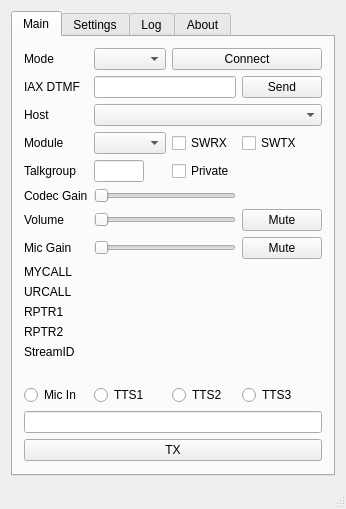
<?xml version="1.0" encoding="UTF-8"?>
<ui version="4.0">
 <class>DudeStar</class>
 <widget class="QMainWindow" name="DudeStar">
  <property name="geometry">
   <rect>
    <x>0</x>
    <y>0</y>
    <width>346</width>
    <height>471</height>
   </rect>
  </property>
  <property name="windowTitle">
   <string>DUDE-Star</string>
  </property>
  <property name="windowIcon">
   <iconset resource="dudestar.qrc">
    <normaloff>:/images/dudestar.png</normaloff>:/images/dudestar.png</iconset>
  </property>
  <widget class="QWidget" name="centralWidget">
   <layout class="QGridLayout" name="gridLayout_5">
    <item row="0" column="0">
     <widget class="QTabWidget" name="tabWidget">
      <property name="currentIndex">
       <number>0</number>
      </property>
      <widget class="QWidget" name="tabMain">
       <property name="sizePolicy">
        <sizepolicy hsizetype="Preferred" vsizetype="Fixed">
         <horstretch>0</horstretch>
         <verstretch>0</verstretch>
        </sizepolicy>
       </property>
       <attribute name="title">
        <string>Main</string>
       </attribute>
       <layout class="QGridLayout" name="gridLayout">
        <item row="9" column="1">
         <widget class="QLabel" name="micLabel">
          <property name="sizePolicy">
           <sizepolicy hsizetype="Preferred" vsizetype="Fixed">
            <horstretch>0</horstretch>
            <verstretch>0</verstretch>
           </sizepolicy>
          </property>
          <property name="text">
           <string>Mic Gain</string>
          </property>
         </widget>
        </item>
        <item row="6" column="4">
         <layout class="QHBoxLayout" name="horizontalLayout">
          <item>
           <widget class="QLabel" name="labelCodecGain">
            <property name="text">
             <string/>
            </property>
           </widget>
          </item>
         </layout>
        </item>
        <item row="16" column="2">
         <widget class="QRadioButton" name="radioTTS1">
          <property name="text">
           <string>TTS1</string>
          </property>
         </widget>
        </item>
        <item row="3" column="2">
         <widget class="QComboBox" name="comboModule"/>
        </item>
        <item row="2" column="2" colspan="3">
         <widget class="QComboBox" name="comboHost"/>
        </item>
        <item row="12" column="1">
         <widget class="QLabel" name="label3">
          <property name="sizePolicy">
           <sizepolicy hsizetype="Preferred" vsizetype="Fixed">
            <horstretch>0</horstretch>
            <verstretch>0</verstretch>
           </sizepolicy>
          </property>
          <property name="text">
           <string>RPTR1</string>
          </property>
         </widget>
        </item>
        <item row="10" column="2" colspan="3">
         <widget class="QLabel" name="data1">
          <property name="sizePolicy">
           <sizepolicy hsizetype="Preferred" vsizetype="Fixed">
            <horstretch>0</horstretch>
            <verstretch>0</verstretch>
           </sizepolicy>
          </property>
          <property name="text">
           <string/>
          </property>
         </widget>
        </item>
        <item row="9" column="4">
         <widget class="QPushButton" name="pushMicMute">
          <property name="text">
           <string>Mute</string>
          </property>
         </widget>
        </item>
        <item row="8" column="2" colspan="2">
         <widget class="QSlider" name="sliderVolume">
          <property name="toolTip">
           <string>Codec output gain adjust.  This is not an audio device volume control.  0 = no adjustment to codec output.</string>
          </property>
          <property name="orientation">
           <enum>Qt::Horizontal</enum>
          </property>
          <property name="tickPosition">
           <enum>QSlider::NoTicks</enum>
          </property>
         </widget>
        </item>
        <item row="16" column="3">
         <widget class="QRadioButton" name="radioTTS2">
          <property name="text">
           <string>TTS2</string>
          </property>
         </widget>
        </item>
        <item row="0" column="1">
         <widget class="QLabel" name="labelMode">
          <property name="text">
           <string>Mode</string>
          </property>
         </widget>
        </item>
        <item row="6" column="2" colspan="2">
         <widget class="QSlider" name="sliderCodecGain">
          <property name="orientation">
           <enum>Qt::Horizontal</enum>
          </property>
         </widget>
        </item>
        <item row="0" column="3" colspan="2">
         <widget class="QPushButton" name="pushConnect">
          <property name="text">
           <string>Connect</string>
          </property>
         </widget>
        </item>
        <item row="16" column="1">
         <widget class="QRadioButton" name="radioMic">
          <property name="text">
           <string>Mic In</string>
          </property>
         </widget>
        </item>
        <item row="17" column="1" colspan="4">
         <widget class="QLineEdit" name="editTTSTXT"/>
        </item>
        <item row="15" column="1">
         <widget class="QLabel" name="label6">
          <property name="sizePolicy">
           <sizepolicy hsizetype="Preferred" vsizetype="Fixed">
            <horstretch>0</horstretch>
            <verstretch>0</verstretch>
           </sizepolicy>
          </property>
          <property name="text">
           <string/>
          </property>
         </widget>
        </item>
        <item row="8" column="1">
         <widget class="QLabel" name="labelVolume">
          <property name="sizePolicy">
           <sizepolicy hsizetype="Fixed" vsizetype="Fixed">
            <horstretch>0</horstretch>
            <verstretch>0</verstretch>
           </sizepolicy>
          </property>
          <property name="text">
           <string>Volume</string>
          </property>
         </widget>
        </item>
        <item row="13" column="2" colspan="3">
         <widget class="QLabel" name="data4">
          <property name="sizePolicy">
           <sizepolicy hsizetype="Preferred" vsizetype="Fixed">
            <horstretch>0</horstretch>
            <verstretch>0</verstretch>
           </sizepolicy>
          </property>
          <property name="text">
           <string/>
          </property>
         </widget>
        </item>
        <item row="4" column="3">
         <widget class="QCheckBox" name="checkPrivate">
          <property name="text">
           <string>Private</string>
          </property>
         </widget>
        </item>
        <item row="10" column="1">
         <widget class="QLabel" name="label1">
          <property name="sizePolicy">
           <sizepolicy hsizetype="Preferred" vsizetype="Fixed">
            <horstretch>0</horstretch>
            <verstretch>0</verstretch>
           </sizepolicy>
          </property>
          <property name="text">
           <string>MYCALL</string>
          </property>
         </widget>
        </item>
        <item row="3" column="3">
         <widget class="QCheckBox" name="checkSWRX">
          <property name="text">
           <string>SWRX</string>
          </property>
         </widget>
        </item>
        <item row="3" column="1">
         <widget class="QLabel" name="labelModule">
          <property name="text">
           <string>Module</string>
          </property>
         </widget>
        </item>
        <item row="16" column="4">
         <widget class="QRadioButton" name="radioTTS3">
          <property name="text">
           <string>TTS3</string>
          </property>
         </widget>
        </item>
        <item row="2" column="1">
         <widget class="QLabel" name="labelHost">
          <property name="text">
           <string>Host</string>
          </property>
         </widget>
        </item>
        <item row="9" column="2" colspan="2">
         <widget class="QSlider" name="sliderMic">
          <property name="toolTip">
           <string>Audio capture device gain adjust .</string>
          </property>
          <property name="orientation">
           <enum>Qt::Horizontal</enum>
          </property>
         </widget>
        </item>
        <item row="4" column="1">
         <widget class="QLabel" name="labelTalkgroup">
          <property name="sizePolicy">
           <sizepolicy hsizetype="Preferred" vsizetype="Fixed">
            <horstretch>0</horstretch>
            <verstretch>0</verstretch>
           </sizepolicy>
          </property>
          <property name="text">
           <string>Talkgroup</string>
          </property>
         </widget>
        </item>
        <item row="8" column="4">
         <widget class="QPushButton" name="pushVolMute">
          <property name="text">
           <string>Mute</string>
          </property>
         </widget>
        </item>
        <item row="6" column="1">
         <widget class="QLabel" name="label">
          <property name="text">
           <string>Codec Gain</string>
          </property>
         </widget>
        </item>
        <item row="3" column="4">
         <widget class="QCheckBox" name="checkSWTX">
          <property name="sizePolicy">
           <sizepolicy hsizetype="Preferred" vsizetype="Fixed">
            <horstretch>0</horstretch>
            <verstretch>0</verstretch>
           </sizepolicy>
          </property>
          <property name="text">
           <string>SWTX</string>
          </property>
         </widget>
        </item>
        <item row="18" column="1" colspan="4">
         <widget class="QPushButton" name="pushTX">
          <property name="text">
           <string>TX</string>
          </property>
         </widget>
        </item>
        <item row="13" column="1">
         <widget class="QLabel" name="label4">
          <property name="sizePolicy">
           <sizepolicy hsizetype="Preferred" vsizetype="Fixed">
            <horstretch>0</horstretch>
            <verstretch>0</verstretch>
           </sizepolicy>
          </property>
          <property name="text">
           <string>RPTR2</string>
          </property>
         </widget>
        </item>
        <item row="4" column="2">
         <widget class="QLineEdit" name="editTG">
          <property name="maximumSize">
           <size>
            <width>50</width>
            <height>16777215</height>
           </size>
          </property>
         </widget>
        </item>
        <item row="11" column="2" colspan="3">
         <widget class="QLabel" name="data2">
          <property name="sizePolicy">
           <sizepolicy hsizetype="Preferred" vsizetype="Fixed">
            <horstretch>0</horstretch>
            <verstretch>0</verstretch>
           </sizepolicy>
          </property>
          <property name="text">
           <string/>
          </property>
         </widget>
        </item>
        <item row="11" column="1">
         <widget class="QLabel" name="label2">
          <property name="sizePolicy">
           <sizepolicy hsizetype="Preferred" vsizetype="Fixed">
            <horstretch>0</horstretch>
            <verstretch>0</verstretch>
           </sizepolicy>
          </property>
          <property name="text">
           <string>URCALL</string>
          </property>
         </widget>
        </item>
        <item row="14" column="1">
         <widget class="QLabel" name="label5">
          <property name="sizePolicy">
           <sizepolicy hsizetype="Preferred" vsizetype="Fixed">
            <horstretch>0</horstretch>
            <verstretch>0</verstretch>
           </sizepolicy>
          </property>
          <property name="text">
           <string>StreamID</string>
          </property>
         </widget>
        </item>
        <item row="14" column="2" colspan="3">
         <widget class="QLabel" name="data5">
          <property name="sizePolicy">
           <sizepolicy hsizetype="Preferred" vsizetype="Fixed">
            <horstretch>0</horstretch>
            <verstretch>0</verstretch>
           </sizepolicy>
          </property>
          <property name="text">
           <string/>
          </property>
         </widget>
        </item>
        <item row="12" column="2" colspan="3">
         <widget class="QLabel" name="data3">
          <property name="sizePolicy">
           <sizepolicy hsizetype="Preferred" vsizetype="Fixed">
            <horstretch>0</horstretch>
            <verstretch>0</verstretch>
           </sizepolicy>
          </property>
          <property name="text">
           <string/>
          </property>
         </widget>
        </item>
        <item row="15" column="2" colspan="3">
         <widget class="QLabel" name="data6">
          <property name="sizePolicy">
           <sizepolicy hsizetype="Preferred" vsizetype="Fixed">
            <horstretch>0</horstretch>
            <verstretch>0</verstretch>
           </sizepolicy>
          </property>
          <property name="text">
           <string/>
          </property>
         </widget>
        </item>
        <item row="5" column="1" colspan="4">
         <layout class="QHBoxLayout" name="levelmeterLayout">
          <property name="spacing">
           <number>2</number>
          </property>
         </layout>
        </item>
        <item row="0" column="2">
         <widget class="QComboBox" name="comboMode"/>
        </item>
        <item row="1" column="1">
         <widget class="QLabel" name="labelIAXDTMF">
          <property name="text">
           <string>IAX DTMF</string>
          </property>
         </widget>
        </item>
        <item row="1" column="2" colspan="2">
         <widget class="QLineEdit" name="editIAXDTMF"/>
        </item>
        <item row="1" column="4">
         <widget class="QPushButton" name="pushIAXDTMF">
          <property name="text">
           <string>Send</string>
          </property>
         </widget>
        </item>
       </layout>
      </widget>
      <widget class="QWidget" name="settingsTab">
       <attribute name="title">
        <string>Settings</string>
       </attribute>
       <layout class="QGridLayout" name="gridLayout_3">
        <item row="1" column="0">
         <widget class="QScrollArea" name="scrollArea">
          <property name="horizontalScrollBarPolicy">
           <enum>Qt::ScrollBarAlwaysOff</enum>
          </property>
          <property name="widgetResizable">
           <bool>true</bool>
          </property>
          <widget class="QWidget" name="scrollAreaWidgetContents">
           <property name="geometry">
            <rect>
             <x>0</x>
             <y>0</y>
             <width>303</width>
             <height>704</height>
            </rect>
           </property>
           <layout class="QGridLayout" name="gridLayout_4">
            <item row="27" column="0" colspan="4">
             <widget class="Line" name="line_4">
              <property name="orientation">
               <enum>Qt::Horizontal</enum>
              </property>
             </widget>
            </item>
            <item row="12" column="0">
             <widget class="QLabel" name="labelDesc">
              <property name="text">
               <string>Description</string>
              </property>
             </widget>
            </item>
            <item row="18" column="0">
             <widget class="QLabel" name="labelUTTX">
              <property name="text">
               <string>User txt</string>
              </property>
             </widget>
            </item>
            <item row="19" column="0">
             <widget class="QLabel" name="labelM17Settings">
              <property name="font">
               <font>
                <weight>75</weight>
                <bold>true</bold>
               </font>
              </property>
              <property name="text">
               <string>M17 Settings</string>
              </property>
             </widget>
            </item>
            <item row="8" column="0">
             <widget class="QLabel" name="labelCC">
              <property name="text">
               <string>ColorCode</string>
              </property>
             </widget>
            </item>
            <item row="17" column="0">
             <widget class="QLabel" name="labelR1TX">
              <property name="text">
               <string>RPTR1</string>
              </property>
             </widget>
            </item>
            <item row="21" column="1" colspan="3">
             <widget class="Line" name="line_5">
              <property name="orientation">
               <enum>Qt::Horizontal</enum>
              </property>
             </widget>
            </item>
            <item row="12" column="1" colspan="2">
             <widget class="QLineEdit" name="editDesc"/>
            </item>
            <item row="6" column="0">
             <widget class="QLabel" name="labelDMRID">
              <property name="text">
               <string>DMR ID</string>
              </property>
             </widget>
            </item>
            <item row="24" column="0">
             <widget class="QLabel" name="labelIAXNode">
              <property name="text">
               <string>Node[@context]</string>
              </property>
             </widget>
            </item>
            <item row="20" column="0">
             <widget class="QRadioButton" name="radioButtonM173200">
              <property name="text">
               <string>3200 Voice</string>
              </property>
             </widget>
            </item>
            <item row="22" column="1" colspan="2">
             <widget class="QLineEdit" name="editIAXUsername"/>
            </item>
            <item row="5" column="0">
             <widget class="QLabel" name="labelDMRSettings">
              <property name="font">
               <font>
                <weight>75</weight>
                <bold>true</bold>
               </font>
              </property>
              <property name="text">
               <string>DMR Settings</string>
              </property>
             </widget>
            </item>
            <item row="16" column="2">
             <widget class="QLabel" name="labelURTX">
              <property name="maximumSize">
               <size>
                <width>60</width>
                <height>16777215</height>
               </size>
              </property>
              <property name="text">
               <string>URCALL</string>
              </property>
             </widget>
            </item>
            <item row="0" column="0">
             <widget class="QLabel" name="labelVocoder">
              <property name="text">
               <string>Vocoder</string>
              </property>
             </widget>
            </item>
            <item row="4" column="0">
             <widget class="QLabel" name="labelCallsign">
              <property name="text">
               <string>Callsign</string>
              </property>
             </widget>
            </item>
            <item row="13" column="1" colspan="3">
             <widget class="QLineEdit" name="editDMROptions"/>
            </item>
            <item row="25" column="0">
             <widget class="QLabel" name="labelIAXHost">
              <property name="text">
               <string>Host</string>
              </property>
             </widget>
            </item>
            <item row="10" column="1" colspan="2">
             <widget class="QLineEdit" name="editLong"/>
            </item>
            <item row="13" column="0">
             <widget class="QLabel" name="labelDMROptions">
              <property name="text">
               <string>DMR+ options</string>
              </property>
             </widget>
            </item>
            <item row="18" column="1" colspan="3">
             <widget class="QLineEdit" name="editUserTxt"/>
            </item>
            <item row="11" column="0">
             <widget class="QLabel" name="labelLocation">
              <property name="text">
               <string>Location</string>
              </property>
             </widget>
            </item>
            <item row="2" column="0">
             <widget class="QLabel" name="labelCapture">
              <property name="text">
               <string>Capture device</string>
              </property>
             </widget>
            </item>
            <item row="16" column="0">
             <widget class="QLabel" name="labelMCTX">
              <property name="text">
               <string>MYCALL</string>
              </property>
             </widget>
            </item>
            <item row="9" column="1" colspan="2">
             <widget class="QLineEdit" name="editLat"/>
            </item>
            <item row="17" column="2">
             <widget class="QLabel" name="labelR2TX">
              <property name="maximumSize">
               <size>
                <width>60</width>
                <height>16777215</height>
               </size>
              </property>
              <property name="text">
               <string>RPTR2</string>
              </property>
             </widget>
            </item>
            <item row="2" column="1" colspan="3">
             <widget class="QComboBox" name="comboCapture"/>
            </item>
            <item row="14" column="0" colspan="3">
             <widget class="QCheckBox" name="checkDMROptions">
              <property name="text">
               <string>Send DMR+ options on connect</string>
              </property>
             </widget>
            </item>
            <item row="16" column="1">
             <widget class="QLineEdit" name="editMYCALL">
              <property name="maximumSize">
               <size>
                <width>16777215</width>
                <height>16777215</height>
               </size>
              </property>
              <property name="text">
               <string/>
              </property>
             </widget>
            </item>
            <item row="23" column="0">
             <widget class="QLabel" name="labelIAXPasseord">
              <property name="text">
               <string>Password</string>
              </property>
             </widget>
            </item>
            <item row="17" column="1">
             <widget class="QLineEdit" name="editRPTR1">
              <property name="maximumSize">
               <size>
                <width>16777215</width>
                <height>16777215</height>
               </size>
              </property>
             </widget>
            </item>
            <item row="8" column="2">
             <widget class="QLabel" name="labelSlot">
              <property name="maximumSize">
               <size>
                <width>60</width>
                <height>16777215</height>
               </size>
              </property>
              <property name="text">
               <string>Slot</string>
              </property>
             </widget>
            </item>
            <item row="24" column="1" colspan="2">
             <widget class="QLineEdit" name="editIAXNode">
              <property name="toolTip">
               <string extracomment="default context = iax-client">default context = iax-client</string>
              </property>
             </widget>
            </item>
            <item row="6" column="1">
             <widget class="QLineEdit" name="editDMRID">
              <property name="maximumSize">
               <size>
                <width>16777215</width>
                <height>16777215</height>
               </size>
              </property>
             </widget>
            </item>
            <item row="4" column="1">
             <widget class="QLineEdit" name="editCallsign">
              <property name="maximumSize">
               <size>
                <width>16777215</width>
                <height>16777215</height>
               </size>
              </property>
             </widget>
            </item>
            <item row="11" column="1" colspan="2">
             <widget class="QLineEdit" name="editLocation"/>
            </item>
            <item row="1" column="0">
             <widget class="QLabel" name="labelPlayback">
              <property name="maximumSize">
               <size>
                <width>125</width>
                <height>16777215</height>
               </size>
              </property>
              <property name="text">
               <string>Playback device</string>
              </property>
             </widget>
            </item>
            <item row="8" column="3">
             <widget class="QComboBox" name="comboSlot">
              <property name="maximumSize">
               <size>
                <width>60</width>
                <height>16777215</height>
               </size>
              </property>
             </widget>
            </item>
            <item row="7" column="2" colspan="2">
             <widget class="QLineEdit" name="editPassword">
              <property name="echoMode">
               <enum>QLineEdit::Password</enum>
              </property>
             </widget>
            </item>
            <item row="15" column="0">
             <widget class="QLabel" name="labelDSTARSettings">
              <property name="font">
               <font>
                <weight>75</weight>
                <bold>true</bold>
               </font>
              </property>
              <property name="text">
               <string>DSTAR Settings</string>
              </property>
             </widget>
            </item>
            <item row="6" column="2">
             <widget class="QLabel" name="labelESSID">
              <property name="maximumSize">
               <size>
                <width>60</width>
                <height>16777215</height>
               </size>
              </property>
              <property name="text">
               <string>ESSID</string>
              </property>
             </widget>
            </item>
            <item row="19" column="1" colspan="3">
             <widget class="Line" name="line_2">
              <property name="orientation">
               <enum>Qt::Horizontal</enum>
              </property>
             </widget>
            </item>
            <item row="0" column="1" colspan="3">
             <widget class="QComboBox" name="comboVocoder"/>
            </item>
            <item row="1" column="1" colspan="3">
             <widget class="QComboBox" name="comboPlayback"/>
            </item>
            <item row="8" column="1">
             <widget class="QComboBox" name="comboCC">
              <property name="maximumSize">
               <size>
                <width>60</width>
                <height>16777215</height>
               </size>
              </property>
             </widget>
            </item>
            <item row="5" column="1" colspan="3">
             <widget class="Line" name="line">
              <property name="orientation">
               <enum>Qt::Horizontal</enum>
              </property>
             </widget>
            </item>
            <item row="16" column="3">
             <widget class="QLineEdit" name="editURCALL">
              <property name="maximumSize">
               <size>
                <width>16777215</width>
                <height>16777215</height>
               </size>
              </property>
             </widget>
            </item>
            <item row="15" column="1" colspan="3">
             <widget class="Line" name="line_3">
              <property name="orientation">
               <enum>Qt::Horizontal</enum>
              </property>
             </widget>
            </item>
            <item row="17" column="3">
             <widget class="QLineEdit" name="editRPTR2">
              <property name="maximumSize">
               <size>
                <width>16777215</width>
                <height>16777215</height>
               </size>
              </property>
              <property name="text">
               <string/>
              </property>
             </widget>
            </item>
            <item row="6" column="3">
             <widget class="QComboBox" name="comboESSID">
              <property name="maximumSize">
               <size>
                <width>60</width>
                <height>16777215</height>
               </size>
              </property>
             </widget>
            </item>
            <item row="25" column="1" colspan="2">
             <widget class="QLineEdit" name="editIAXHost">
              <property name="toolTip">
               <string>default port = 4569</string>
              </property>
             </widget>
            </item>
            <item row="9" column="0">
             <widget class="QLabel" name="labelLat">
              <property name="text">
               <string>Latitude</string>
              </property>
             </widget>
            </item>
            <item row="7" column="0" colspan="2">
             <widget class="QLabel" name="labelPassword">
              <property name="text">
               <string>DMR Hotspot security password</string>
              </property>
             </widget>
            </item>
            <item row="23" column="1" colspan="2">
             <widget class="QLineEdit" name="editIAXPassword">
              <property name="echoMode">
               <enum>QLineEdit::Password</enum>
              </property>
             </widget>
            </item>
            <item row="10" column="0">
             <widget class="QLabel" name="labelLong">
              <property name="text">
               <string>Longitude</string>
              </property>
             </widget>
            </item>
            <item row="22" column="0">
             <widget class="QLabel" name="labelIAXUser">
              <property name="text">
               <string>Username</string>
              </property>
             </widget>
            </item>
            <item row="20" column="1" colspan="2">
             <widget class="QRadioButton" name="radioButtonM171600">
              <property name="text">
               <string>1600 Voice / Data</string>
              </property>
             </widget>
            </item>
            <item row="21" column="0">
             <widget class="QLabel" name="labelIAXSettings">
              <property name="font">
               <font>
                <weight>75</weight>
                <bold>true</bold>
               </font>
              </property>
              <property name="text">
               <string>IAX Settings</string>
              </property>
             </widget>
            </item>
            <item row="26" column="0">
             <widget class="QLabel" name="labelIAXPort">
              <property name="text">
               <string>Port</string>
              </property>
             </widget>
            </item>
            <item row="26" column="1" colspan="2">
             <widget class="QLineEdit" name="editIAXPort"/>
            </item>
            <item row="28" column="0">
             <widget class="QPushButton" name="pushUpdateHostFiles">
              <property name="text">
               <string>Update host files</string>
              </property>
             </widget>
            </item>
            <item row="28" column="1">
             <widget class="QPushButton" name="pushUpdateDMRIDs">
              <property name="text">
               <string>Update ID files</string>
              </property>
             </widget>
            </item>
           </layout>
          </widget>
         </widget>
        </item>
       </layout>
      </widget>
      <widget class="QWidget" name="tabLog">
       <attribute name="title">
        <string>Log</string>
       </attribute>
       <layout class="QGridLayout" name="gridLayout_6">
        <item row="0" column="0">
         <widget class="QTextBrowser" name="textLog">
          <property name="html">
           <string>&lt;!DOCTYPE HTML PUBLIC &quot;-//W3C//DTD HTML 4.0//EN&quot; &quot;http://www.w3.org/TR/REC-html40/strict.dtd&quot;&gt;
&lt;html&gt;&lt;head&gt;&lt;meta name=&quot;qrichtext&quot; content=&quot;1&quot; /&gt;&lt;style type=&quot;text/css&quot;&gt;
p, li { white-space: pre-wrap; }
&lt;/style&gt;&lt;/head&gt;&lt;body style=&quot; font-family:'Sans'; font-size:8pt; font-weight:400; font-style:normal;&quot;&gt;
&lt;p style=&quot;-qt-paragraph-type:empty; margin-top:0px; margin-bottom:0px; margin-left:0px; margin-right:0px; -qt-block-indent:0; text-indent:0px;&quot;&gt;&lt;br /&gt;&lt;/p&gt;&lt;/body&gt;&lt;/html&gt;</string>
          </property>
         </widget>
        </item>
       </layout>
      </widget>
      <widget class="QWidget" name="tabAbout">
       <attribute name="title">
        <string>About</string>
       </attribute>
       <layout class="QGridLayout" name="gridLayout_2">
        <item row="0" column="0">
         <widget class="QTextBrowser" name="textAbout"/>
        </item>
       </layout>
      </widget>
     </widget>
    </item>
   </layout>
  </widget>
  <widget class="QStatusBar" name="statusBar"/>
 </widget>
 <layoutdefault spacing="6" margin="11"/>
 <resources>
  <include location="dudestar.qrc"/>
 </resources>
 <connections/>
</ui>
